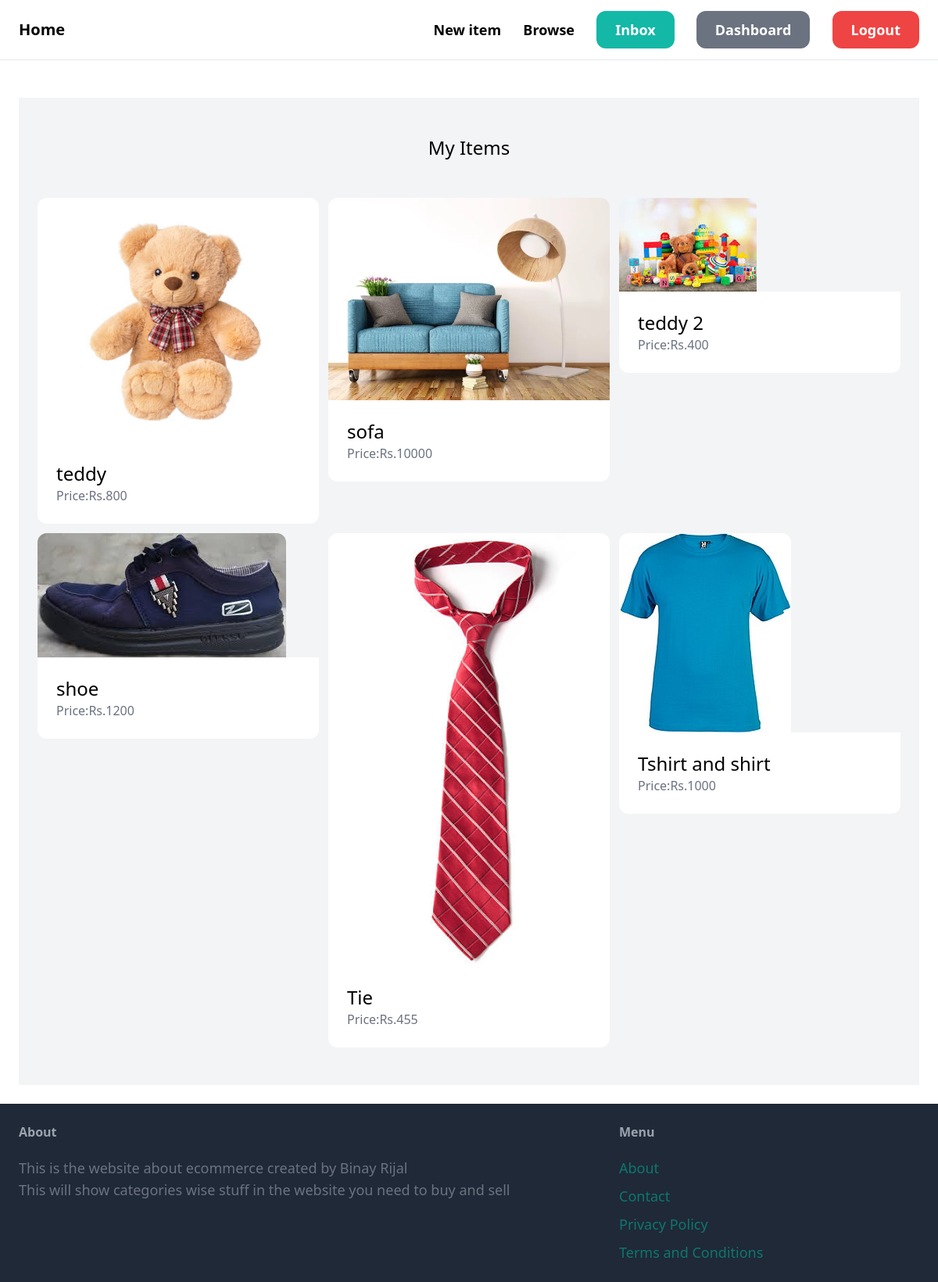
The page /dashboard/ (signed in) on the database its author committed.
### items/models.py (models this page shows, shortened)
class Items(models.Model):
    Category=models.ForeignKey(Category,related_name='items',on_delete=models.CASCADE)
    name=models.CharField(max_length=50)
    description=models.TextField(blank=True, null=True)
    price=models.IntegerField()
    image=models.ImageField(upload_to='items_pic',blank=True,null=True)
    is_sold=models.BooleanField(default=False)
    created_by=models.ForeignKey(User,related_name='items',on_delete=models.CASCADE)
    created_at=models.DateTimeField(auto_now_add=True)

### dashboard/views.py (the view)
# urls.py: path('',index,name="index")
@login_required
def index(request):
    items=Items.objects.filter(created_by=request.user)
    return render(request,'dashboard/index.html',{
        'items':items
    })

### dashboard/templates/dashboard/index.html (shortened to what this page needs)
{%extends 'startecom/base.html'%}
{%block content%}
<div class="mt-6 px-6 py-12 bg-gray-100 round-xl">
  <h2 class="mb-12 text-2xl text-center">My Items</h2>
  <div class="grid grid-cols-3 gap-3">
  {%for item in items%}
    <div>
        <a href="{%url 'items:details' item.id %}">
            <div>
                <img src="{{item.image.url}}" class="rounded-t-xl">
            </div>
            <div class="p-6 bg-white rounded-b-xl">
             <h2 class="text-2xl">{{item.name}}</h2>
             <p class="text-gray-500">Price:Rs.{{item.price}}</p>
            </div>
        </a>
    </div>
  {%endfor%}
  </div>
</div>
{%endblock%}

### rows shown on the page
Items: image (picture), name "teddy", price "800"
Items: image (picture), name "sofa", price "10000"
Items: image (picture), name "teddy 2", price "400"
Items: image (picture), name "shoe", price "1200"
Items: image (picture), name "Tie", price "455"
Items: image (picture), name "Tshirt and shirt", price "1000"
